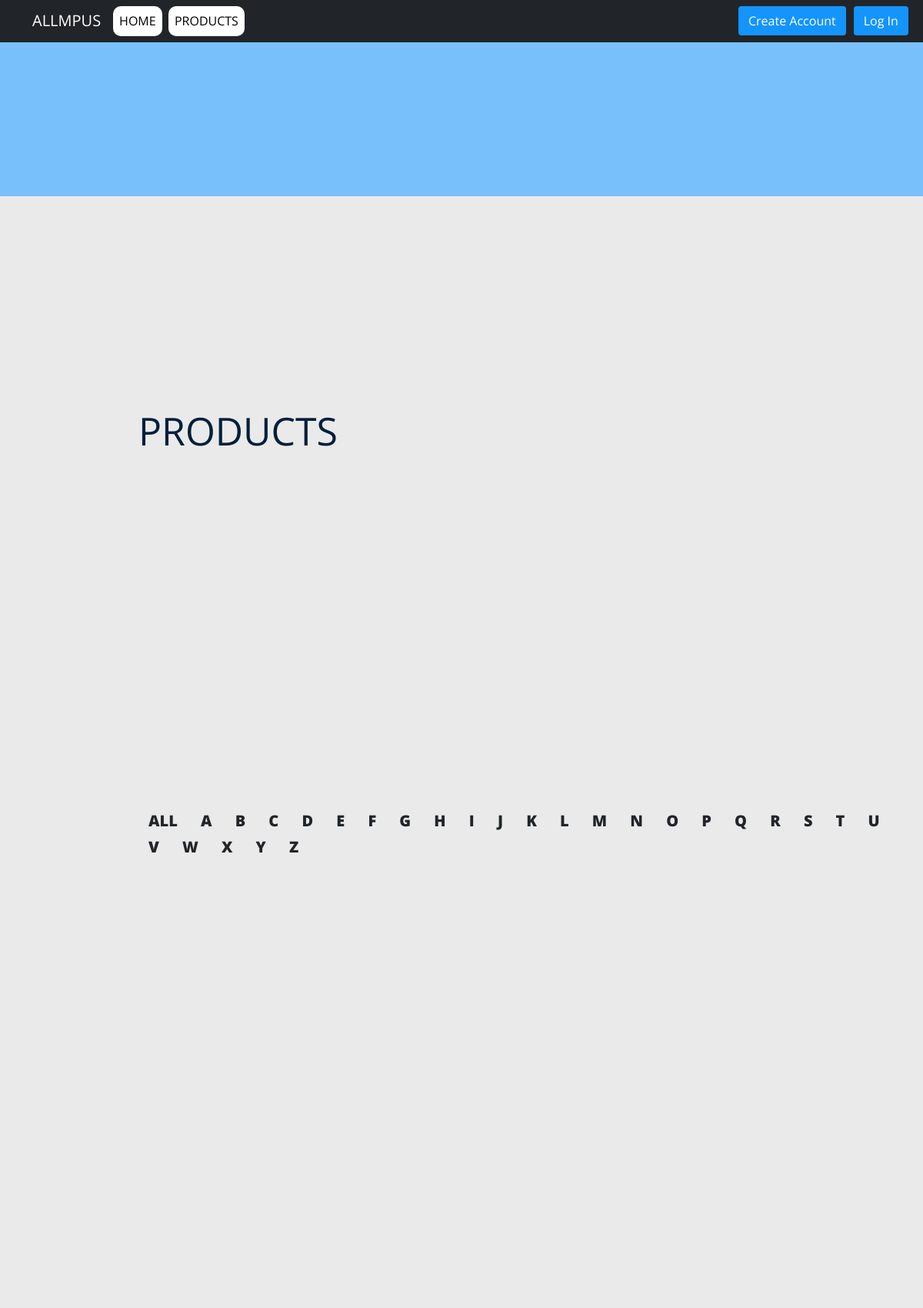
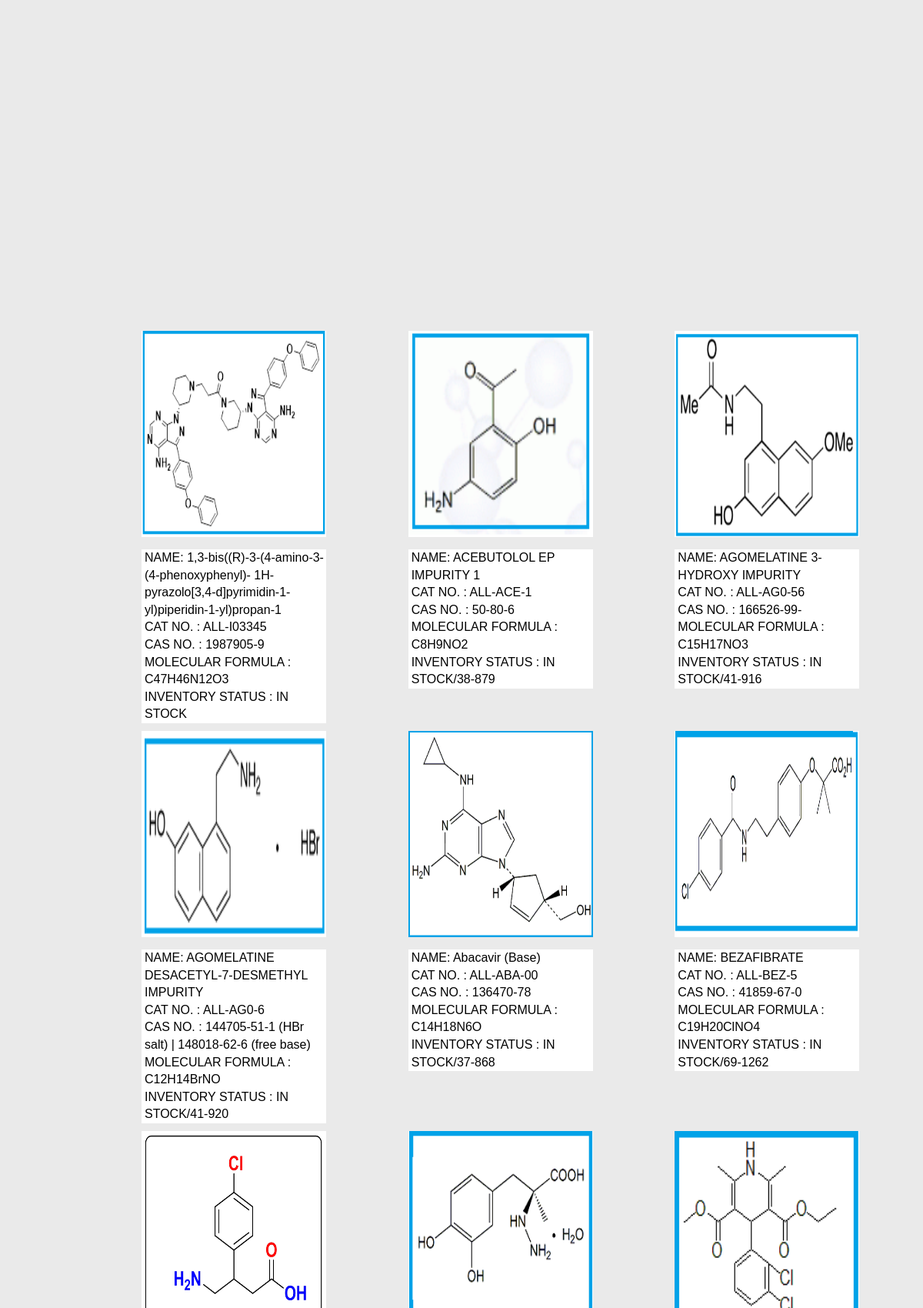
/product (upper part), run on the app's committed database (2 pictures, top to bottom).
### products/models.py (models this page shows)
class products(models.Model):
    id=models.UUIDField(primary_key=True,default=uuid.uuid4)
    product=models.CharField(max_length=100)
    img=models.ImageField(upload_to='static/product_img')
    cat_no=models.CharField(max_length=10)
    cas_no=models.CharField(max_length=50)
    mol_formula=models.CharField(max_length=50)
    inv_status=models.CharField(max_length=100)

### products/views.py (the view)
# urls.py: path('product',views.product_page,name='products'),
def product_page(request):
    product_obj=products.objects.order_by('product')
    alpha=['A','B','C','D','E','F','G','H','I','J','K','L','M','N','O','P','Q','R','S','T','U','V','W','X','Y','Z']
    return render(request,'products/product_page.html',{'product_obj':product_obj,'alpha':alpha})

### products/templates/products/product_page.html
{% extends 'products/home.html' %}
{% load static %}
{% block content %}
<link rel="stylesheet" href="{% static 'products/main.css' %}">
<div class="heading">
    <p style="left: 15%;">PRODUCTS</p>
  </div>
<div class="r" style="position: absolute; top:20%; left: 15%;">
    <a class="btn" href="{% url 'products' %}" style="font-size: 20px; line-height: 1 !important; font-weight: 900 !important;">ALL</a>
    {% for key in alpha%}
    <a class="btn" href="{% url 'filter_product' key %}" style="font-size: 20px; line-height: 1 !important; font-weight: 900 !important;">{{key}}</a>
    {% endfor %}
</div>
<div class="container">
    <div class="row" style="position: absolute;
                            left: 15%;
                            top:40%;
                            display: flex;
                            flex-wrap: wrap;
                            padding:0px 2px 100px 2px;">
    {% for product in product_obj %}
    <div class="column" style="flex:23%;flex-direction: column;
                                 padding: 0 4px;
                                 min-height: 500px;
                                 ">
        <a href="{% url 'product_view' product.id %}"><img src="{{product.img.url}}" width="240" height="300" style="margin-top: 4px;
                                                                  vertical-align:middle;
                                                                  border-radius: 10px;"/> </a><br>
        <p style="font-family: Arial, Helvetica, sans-serif; font-size: 16px; width: 240px;">
            NAME: {{product.product}} <br>
            CAT NO. : {{product.cat_no}} <br>
            CAS NO. : {{product.cas_no}} <br>
            MOLECULAR FORMULA : {{product.mol_formula}} <br>
            INVENTORY STATUS : {{product.inv_status}} <br>
        </p>
    </div>
    {% endfor %}
    </div>
{% endblock %}

### products/templates/products/home.html (shortened to what this page needs)
<!doctype html>
{% load static %}
<html lang="en">
  <head>
    <link rel="stylesheet" href="{% static 'products/main.css' %}">
    <link href="https://cdn.jsdelivr.net/npm/bootstrap@5.0.0-beta3/dist/css/bootstrap.min.css" rel="stylesheet">
  </head>
  <body id="bg" >
  {% load static %}
    <nav class="navbar navbar-expand-lg navbar-dark bg-dark" id="main-navbar">
        <div class="container">
          <a class="navbar-brand" href="{% url 'home' %}">ALLMPUS</a>
          <div class="collapse navbar-collapse" id="navbarNavAltMarkup">
            <div class="navbar-nav">
              <a class="nav-link active" aria-current="page" href="{% url 'home' %}" style="color: rgb(0, 0, 0); background-color: #ffffff; border-radius: 10px;">HOME</a> &nbsp;&nbsp;
              <a class="nav-link active" href="{% url 'products' %}" style="color: rgb(0, 0, 0); background-color: #ffffff; border-radius: 10px;">PRODUCTS</a>
            </div>
            <form class="d-flex" id="authstyle">
              {% if user.is_authenticated %}
                <a class="nav-link" href="#" style="color: white;">Hi! {{user}}&nbsp;</a>
                <a href="{% url 'logout' %}" class="btn" style="color: white; background-color: #1494fd;"type="submit" id="header-links"> Logout </a>
              {% else %}
                <a href="{% url 'register' %}" class="btn" style="color: white; background-color: #1494fd;"type="submit" id="header-links"> Create Account </a>
                <a href="{% url 'login' %}" class="btn" style="color: white; background-color: #1494fd; margin-left: 10px; "type="submit" id="header-links">Log In</a>
              {% endif %}
              </form>
            </div>
        </div>
    </nav>
    <div>
      {% block content %}
      {% endblock content %}
    </div>
  </body>
</html>

### products/static/products/main.css (style rules this page uses)
body { margin:0; color:#424242; background-image: url('images/bg.png'); font:300 16px/18px 'Open Sans',sans-serif; }
*,:after,:before { box-sizing:border-box }
a { color:inherit;text-decoration:none }
#authstyle { position: absolute; left:80%; }
body { font: 100% / 1.414 "Open Sans", "Roboto", arial, sans-serif; background: #dbdbdb8e; }
a, [type="submit"] { transition: all .25s ease-in; }
.row { position: absolute; top:50%; display: flex; flex-wrap: wrap; padding: 0 4px; }
.column { flex:50%; padding: 0 4px; margin: 10px; padding-top: 15px; padding-bottom: 100px; }
.column img { padding-top: 16px; padding-bottom: 16px; vertical-align:middle; border-bottom-left-radius: 10px; border-bottom-right-radius: 10px; }
.column p { padding-left: 4px; width: 400px; position: absolute; display: inline-block; background-color: white; color: black; }
.heading { text-align: left; height: 200px; width: 100%; background-color: #60b8ffd2; color:#021f3b; font-size: 50px; }
.heading p { position: absolute; left: 10%; top: 10%; }

### data on the page
products: img (picture), product "1,3-bis((R)-3-(4-amino-3-(4-phenoxyphenyl)- 1H-pyrazolo[3,4-d]pyrimidin-1-yl)piperidin-1-yl)propan-1", cat_no "ALL-I03345", cas_no "1987905-9", mol_formula "C47H46N12O3", inv_status "IN STOCK"
products: img (picture), product "ACEBUTOLOL EP IMPURITY 1", cat_no "ALL-ACE-1", cas_no "50-80-6", mol_formula "C8H9NO2", inv_status "IN STOCK/38-879"
products: img (picture), product "AGOMELATINE 3-HYDROXY IMPURITY", cat_no "ALL-AG0-56", cas_no "166526-99-", mol_formula "C15H17NO3", inv_status "IN STOCK/41-916"
products: img (picture), product "AGOMELATINE DESACETYL-7-DESMETHYL IMPURITY", cat_no "ALL-AG0-6", cas_no "144705-51-1 (HBr salt) | 148018-62-6 (free base)", mol_formula "C12H14BrNO", inv_status "IN STOCK/41-920"
products: img (picture), product "Abacavir (Base)", cat_no "ALL-ABA-00", cas_no "136470-78", mol_formula "C14H18N6O", inv_status "IN STOCK/37-868"
products: img (picture), product "BEZAFIBRATE", cat_no "ALL-BEZ-5", cas_no "41859-67-0", mol_formula "C19H20ClNO4", inv_status "IN STOCK/69-1262"
products: img (picture)
products: img (picture)
products: img (picture)

### other printed values
{{ key }} "A" "B" "C" "D" "E" "F" "G" "H" "I" "J" "K" "L" "M" "N" "O" "P" "Q" "R" "S" "T" "U" "V" "W" "X" "Y" "Z"
